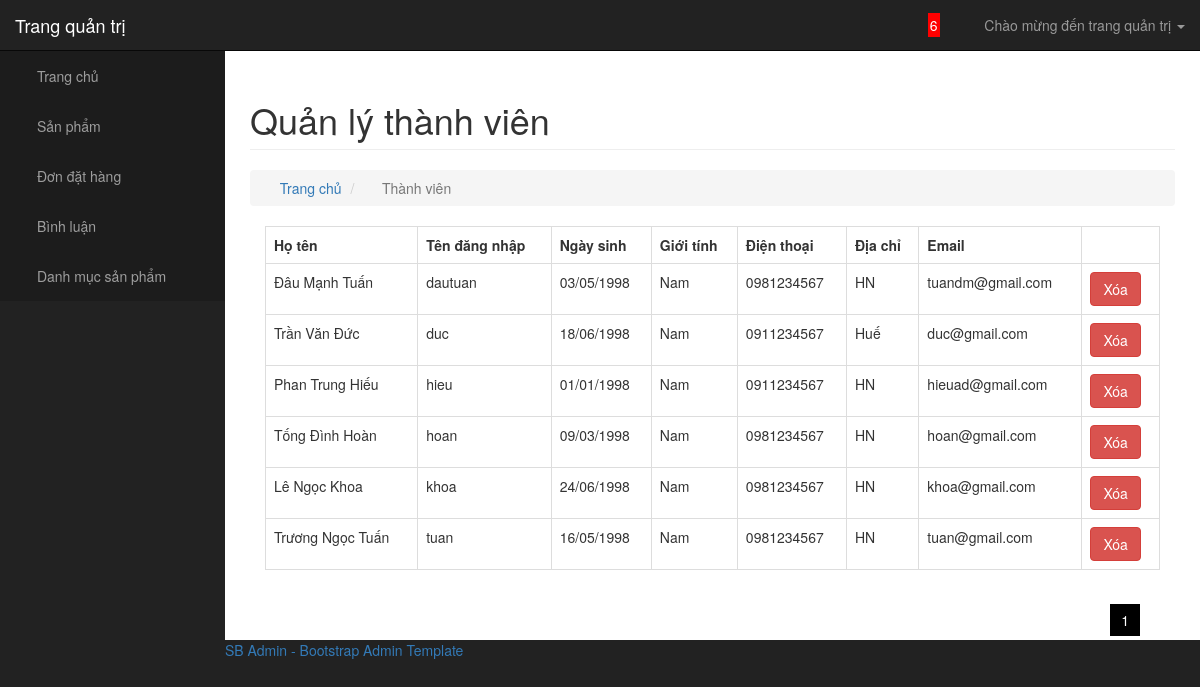
Screenshot of /page_admin/ThanhVien.php (signed in) with the database file from the repository.
### tables this page shows
CREATE TABLE `thanhvien` (
  `TenDangNhap` varchar(255) NOT NULL,
  `MatKhau` text NOT NULL,
  `HoTen` text NOT NULL,
  `NgaySinh` date NOT NULL,
  `GioiTinh` text NOT NULL,
  `DiaChi` text NOT NULL,
  `DienThoai` text NOT NULL,
  `Email` text NOT NULL
);

### page_admin/ThanhVien.php (the view, shortened to what this page needs)
<?php
include("../layout/header_admin.php");
$trang=0;
$layDuLieu=phan_trang("*","thanhvien","",10,$trang,"");
$truyvan_layDuLieu=$layDuLieu;
?>
    <div id="page-wrapper">
        <div class="container-fluid">
            <div class="row">
                <div class="col-lg-12">
                    <h1 class="page-header">
                        Quản lý thành viên
                    </h1>
                    <ol class="breadcrumb">
                        <li>
                            <i class="fa fa-home"></i>  <a href="index.php">Trang chủ</a>
                        </li>
                        <li class="active">
                            <i class="fa fa-file"></i> Thành viên
                        </li>
                    </ol>
                </div>
            </div>
            <div class="col-lg-12">
                <div >
                    <table class="table table-bordered table-hover">
                        <tr>
                            <th>Họ tên</th>
                            <th>Tên đăng nhập</th>
                            <th>Ngày sinh</th>
                            <th>Giới tính</th>
                            <th>Điện thoại</th>
                            <th>Địa chỉ</th>
                            <th>Email</th>
                            <th></th>
                        </tr>
                    <?php
                        while($cot=mysqli_fetch_array($truyvan_layDuLieu))
                        {
                        ?>
                            <tr>
                                <td><?php echo $cot["HoTen"];?></td>
                                <td><?php echo $cot["TenDangNhap"];?></td>
                                <td><?php echo date("d/m/Y",strtotime($cot["NgaySinh"]));?></td>
                                <td>
                                    <?php
                                        if(trim($cot["GioiTinh"])=="M")
                                            echo "Nam";
                                        else
                                            echo "Nữ";
                                    ?>
                                </td>
                                <td><?php echo $cot["DienThoai"];?></td>
                                <td><?php echo $cot["DiaChi"];?></td>
                                <td><?php echo $cot["Email"];?></td>
                                <td>
                                    <a href="<?php echo $_SERVER["PHP_SELF"]; ?>?TDN=<?php echo $cot["TenDangNhap"]; ?>" class="XoaDuLieu btn btn-danger">Xóa</a>
                                </td>
                            </tr>
                        <?php
                        }
                    ?>
                    </table>
                    <div class="divtrang"></div>
                </div>
            </div>
        </div>
    </div>
<?php
include("../layout/footer_admin.php");
?>

### css/cssAdmin/sb-admin.css (style rules this page uses)
body { margin-top: 100px; background-color: #222; }
@media (min-width:768px) { body { margin-top: 50px; } }
#page-wrapper { width: 100%; padding: 0; background-color: #fff; }
@media (min-width:768px) { #page-wrapper { padding: 10px; } }
div.divtrang { margin: 20px 20px 0 0; float:right; width: 100%; text-align: right; }

### rows the page displays
thanhvien: HoTen "Đâu Mạnh Tuấn", TenDangNhap "dautuan", NgaySinh "03/05/1998", GioiTinh "Nam", DienThoai "0981234567", DiaChi "HN", Email "tuandm@gmail.com"
thanhvien: HoTen "Trần Văn Đức", TenDangNhap "duc", NgaySinh "18/06/1998", GioiTinh "Nam", DienThoai "0911234567", DiaChi "Huế", Email "duc@gmail.com"
thanhvien: HoTen "Phan Trung Hiếu", TenDangNhap "hieu", NgaySinh "01/01/1998", GioiTinh "Nam", DienThoai "0911234567", DiaChi "HN", Email "hieuad@gmail.com"
thanhvien: HoTen "Tống Đình Hoàn", TenDangNhap "hoan", NgaySinh "09/03/1998", GioiTinh "Nam", DienThoai "0981234567", DiaChi "HN", Email "hoan@gmail.com"
thanhvien: HoTen "Lê Ngọc Khoa", TenDangNhap "khoa", NgaySinh "24/06/1998", GioiTinh "Nam", DienThoai "0981234567", DiaChi "HN", Email "khoa@gmail.com"
thanhvien: HoTen "Trương Ngọc Tuấn", TenDangNhap "tuan", NgaySinh "16/05/1998", GioiTinh "Nam", DienThoai "0981234567", DiaChi "HN", Email "tuan@gmail.com"

### other values shown
$soDDH "6"
